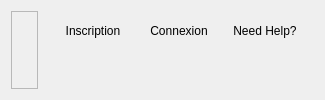
         <widget class="QWidget" name="widget_14" native="true">
          <property name="maximumSize">
           <size>
            <width>16777215</width>
            <height>100</height>
           </size>
          </property>
          <layout class="QHBoxLayout" name="horizontalLayout_24">
           <item>
            <widget class="QFrame" name="frame_16">
             <property name="frameShape">
              <enum>QFrame::StyledPanel</enum>
             </property>
             <property name="frameShadow">
              <enum>QFrame::Raised</enum>
             </property>
             <layout class="QVBoxLayout" name="verticalLayout_18">
              <item>
               <widget class="QLabel" name="label_logo_2">
                <property name="maximumSize">
                 <size>
                  <width>90</width>
                  <height>90</height>
                 </size>
                </property>
                <property name="text">
                 <string/>
                </property>
                <property name="pixmap">
                 <pixmap>:/img/Images/OIP (1).jpg</pixmap>
                </property>
                <property name="scaledContents">
                 <bool>true</bool>
                </property>
               </widget>
              </item>
             </layout>
            </widget>
           </item>
           <item alignment="Qt::AlignTop">
            <widget class="QWidget" name="widget_button_5" native="true">
             <property name="minimumSize">
              <size>
               <width>0</width>
               <height>0</height>
              </size>
             </property>
             <property name="layoutDirection">
              <enum>Qt::RightToLeft</enum>
             </property>
             <layout class="QHBoxLayout" name="horizontalLayout_23">
              <item>
               <widget class="QPushButton" name="pushButton_17">
                <property name="text">
                 <string>Need Help?</string>
                </property>
                <property name="flat">
                 <bool>true</bool>
                </property>
               </widget>
              </item>
              <item>
               <widget class="QPushButton" name="pushButton_18">
                <property name="text">
                 <string>Connexion</string>
                </property>
                <property name="flat">
                 <bool>true</bool>
                </property>
               </widget>
              </item>
              <item>
               <widget class="QPushButton" name="pushButton_19">
                <property name="text">
                 <string>Inscription</string>
                </property>
                <property name="flat">
                 <bool>true</bool>
                </property>
               </widget>
              </item>
             </layout>
            </widget>
           </item>
          </layout>
         </widget>
